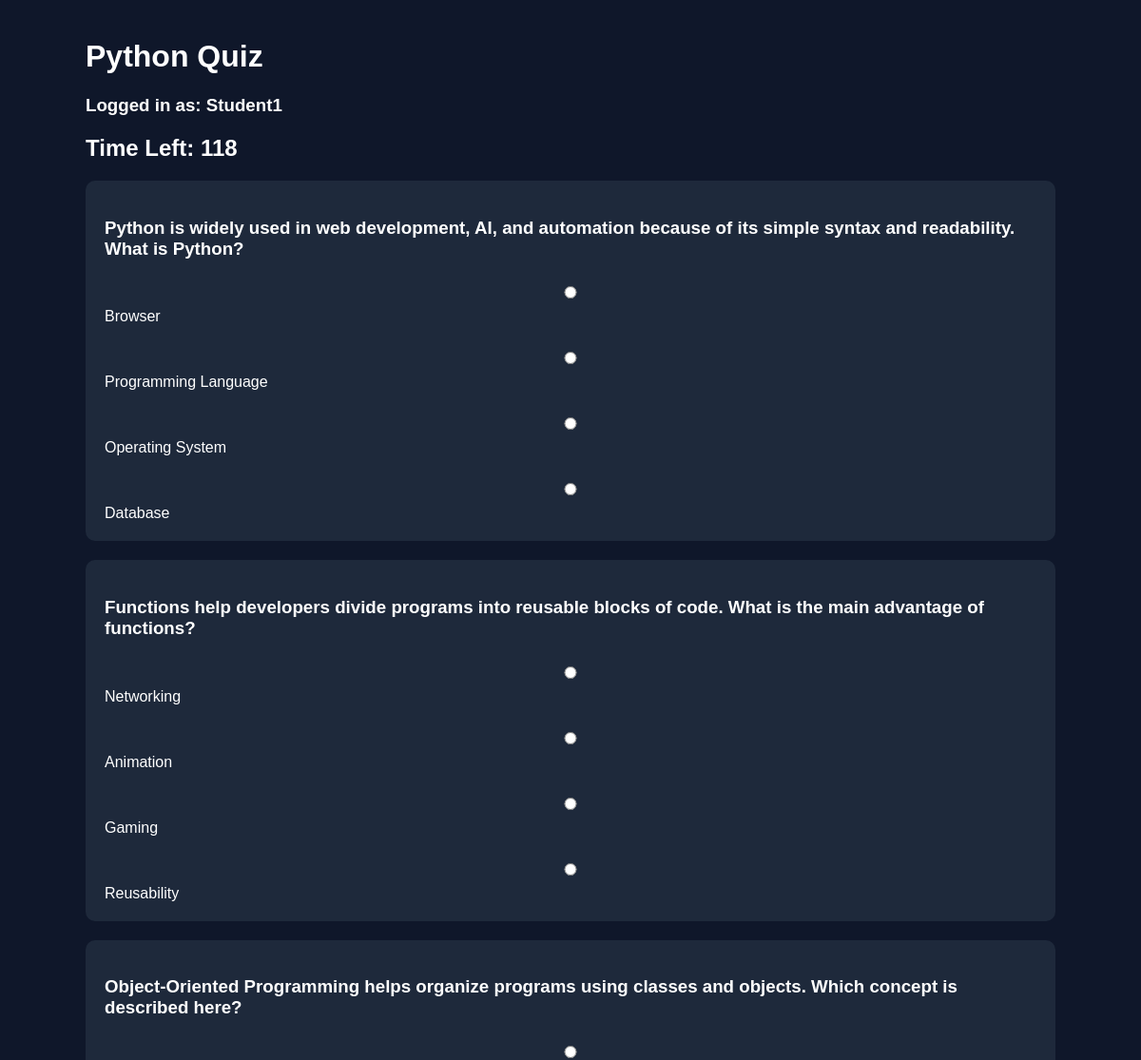
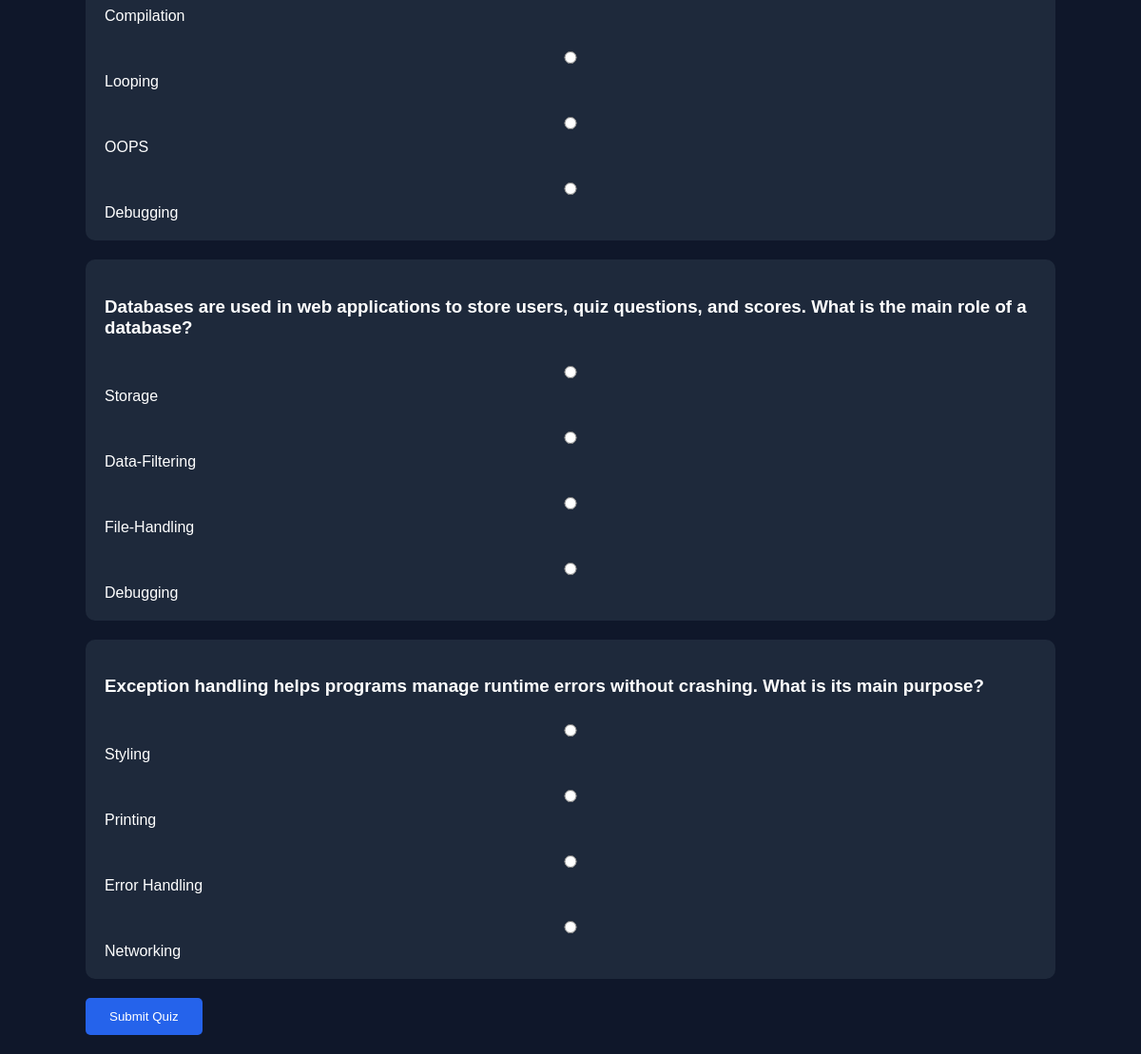
The app's page /quiz/1 (signed in) with its own data (2 pictures, top to bottom).
### app.py (models this page shows)
class Quiz(db.Model):
    id = db.Column(db.Integer, primary_key=True)
    category = db.Column(db.String(100))

class Question(db.Model):
    id = db.Column(db.Integer, primary_key=True)
    quiz_id = db.Column(db.Integer)
    question = db.Column(db.String(500))
    option1 = db.Column(db.String(200))
    option2 = db.Column(db.String(200))
    option3 = db.Column(db.String(200))
    option4 = db.Column(db.String(200))
    answer = db.Column(db.String(200))

### app.py (the view, shortened to what this page needs)
@app.route('/quiz/<int:quiz_id>', methods=['GET', 'POST'])
def quiz(quiz_id):
    if 'username' not in session:
        return redirect('/login')
    quiz = Quiz.query.get(quiz_id)
    questions = Question.query.filter_by(
        quiz_id=quiz_id
    ).all()
    return render_template(
        'attempt_quiz.html',
        quiz=quiz,
        questions=questions,
        username=session['username']
    )

### Templates/attempt_quiz.html (shortened to what this page needs)
<!DOCTYPE html>
<html>
<head>
    <link rel="stylesheet"
    href="{{ url_for('static', filename='css/style.css') }}">
</head>
<body>
<div class="container">
   <h1>{{ quiz.category }} Quiz</h1>
<h3>
    Logged in as:
    {{ username }}
</h3>
    <h2 id="timer">
    </h2>
    <form method="POST"
    id="quizForm">
        {% for q in questions %}
        <div class="card">
            <h3>{{ q.question }}</h3>
            <label>
                <input type="radio"
                name="{{ q.id }}"
                value="{{ q.option1 }}">
                {{ q.option1 }}
            </label>
            <br><br>
            <label>
                <input type="radio"
                name="{{ q.id }}"
                value="{{ q.option2 }}">
                {{ q.option2 }}
            </label>
            <br><br>
            <label>
                <input type="radio"
                name="{{ q.id }}"
                value="{{ q.option3 }}">
                {{ q.option3 }}
            </label>
            <br><br>
            <label>
                <input type="radio"
                name="{{ q.id }}"
                value="{{ q.option4 }}">
                {{ q.option4 }}
            </label>
        </div>
        {% endfor %}
        <button type="submit">
            Submit Quiz
        </button>
    </form>
</div>
</body>
</html>

### Static/CSS/style.css (style rules this page uses)
body { margin:0; font-family:Arial; background:#0f172a; color:white; }
.container { width:85%; margin:auto; padding:20px; }
.card { background:#1e293b; padding:20px; border-radius:10px; margin:20px 0; }
button { background:#2563eb; color:white; border:none; padding:12px 25px; border-radius:5px; cursor:pointer; }
input,select { width:100%; padding:12px; margin:10px 0; border-radius:5px; border:none; }

### records on screen
Quiz: category "Python"
Question: question "Python is widely used in web development, AI, and automation because of its simple syntax and readability. What is Python?", option1 "Browser", option2 "Programming Language", option3 "Operating System", option4 "Database"
Question: question "Functions help developers divide programs into reusable blocks of code. What is the main advantage of functions?", option1 "Networking", option2 "Animation", option3 "Gaming", option4 "Reusability"
Question: question "Object-Oriented Programming helps organize programs using classes and objects. Which concept is described here?", option1 "Compilation", option2 "Looping", option3 "OOPS", option4 "Debugging"
Question: question "Databases are used in web applications to store users, quiz questions, and scores. What is the main role of a database?", option1 "Storage", option2 "Data-Filtering", option3 "File-Handling", option4 "Debugging"
Question: question "Exception handling helps programs manage runtime errors without crashing. What is its main purpose?", option1 "Styling", option2 "Printing", option3 "Error Handling", option4 "Networking"

### other values on screen
{{ username }} "Student1"
